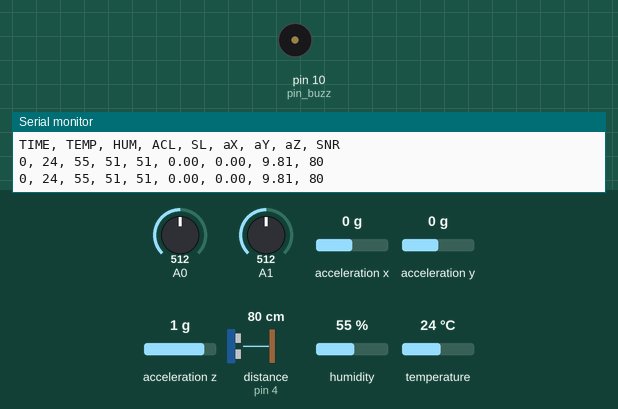
Recording of a sketch running on a simulated Arduino Uno, built with avr-gcc and run on an emulated ATmega328P. On the bench: buzzer (waves = sounding), the last lines printed to the serial monitor. Wiring (inferred from the names in the program): ultrasonic range finder: trigger pin 3; echo pin 4. The inputs (shaded band) are chosen by the test bench; at power-on: distance to the obstacle (sensor on pin 4) 80 cm, A0 = 512, A1 = 512, acceleration x 0 g, acceleration y 0 g, acceleration z 1 g, humidity 55 %, temperature 24 °C. The echo pulse lasts 58.3 µs per cm; storage starts empty.

Above: at 1.3 s.
1.4 s: distance to the obstacle (sensor on pin 4) set to 34 cm
4.5 s: distance to the obstacle (sensor on pin 4) set to 29 cm
At 4.63 s:
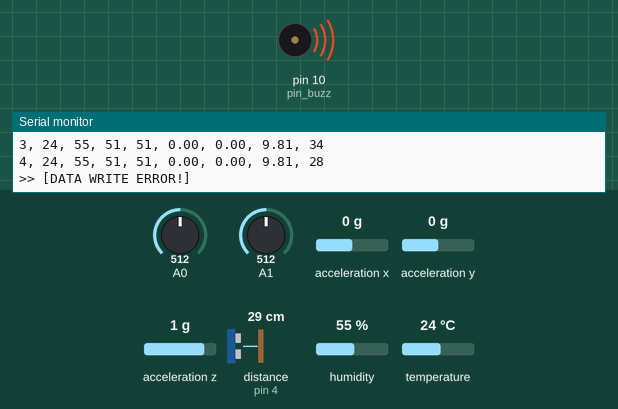
Timing chart, 0 to 13.6 s (numbered marks = the images above; inputs shaded):
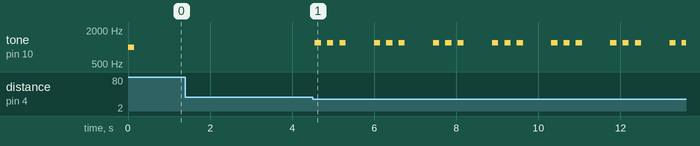

Measured:
- the behaviour switches between 32 and 31 cm on distance to the obstacle (sensor on pin 4) (found by bisection; images 0 and 1)
- after the input at 4.5 s, tone on pin 10 (pin_buzz): silent → 1200 Hz after 0.06 s, then repeats every 1.4 s: 2 × (silent 0.15 s, 1200 Hz 0.15 s), silent 0.69 s, 1200 Hz 0.15 s

The sketch:

remoteSensorBoard-2018v2.ino
```cpp
//	2018 Daniel Strebkov
//
//	https://gitlab.com/maddsua/

// This version uses SD card to store data. No realtime transmissions

#include <dht11.h>
dht11 DHT;
#define DHT11_PIN 2

#include <Wire.h>
#include <Adafruit_Sensor.h>
#include <Adafruit_ADXL345_U.h>
Adafruit_ADXL345_Unified accel = Adafruit_ADXL345_Unified(12345);

#include <SPI.h>
#include <SD.h>
int PIN_CHIP_SELECT = 5;

int pin_buzz = 10;
int pin_air = (A0);
int pin_smoke = (A1);
int echoPin = 4;
int trigPin = 3;

String startmsg = ">> [black box initialized]\nTIME, TEMP, HUM, ACL, SL, aX, aY, aZ, SNR";
String dwr = ">> [DATA WRITE ERROR!]";

void setup() {
  Serial.begin(9600);

  //pin modes
  pinMode(pin_buzz, OUTPUT);
  pinMode(10, OUTPUT);
  pinMode(trigPin, OUTPUT);
  pinMode(echoPin, INPUT);

  accel.begin();
  accel.setRange(ADXL345_RANGE_16_G);

  //beep soung notification
  tone(pin_buzz, 980);
  delay(150);
  noTone(pin_buzz);
  digitalWrite(pin_buzz, LOW);
  Serial.println(startmsg);
  //writing data legend to sd card
  SD.begin(PIN_CHIP_SELECT);
  File dataFile = SD.open("flog.csv", FILE_WRITE);
  if (dataFile) {
    dataFile.println(startmsg);
    dataFile.close();
  }
  else {
    Serial.println(dwr);
  }

}

void loop() {

  int worktime = millis()/1000;

  //dht11
  DHT.read(DHT11_PIN);
  int hum = (DHT.humidity);
  int temp = (DHT.temperature);

  //analog sensors read
  int airclean = analogRead(pin_air)/10;
  int smokelevel = analogRead(pin_smoke)/10;

  //accelerometer
  sensors_event_t event;
  accel.getEvent(&event);
  float accelx = (event.acceleration.x);
  float accely = (event.acceleration.y);
  float accelz = (event.acceleration.z);

  //sonar distanse
  digitalWrite(trigPin, LOW);
  delayMicroseconds(2);
  digitalWrite(trigPin, HIGH);
  delayMicroseconds(10);
  digitalWrite(trigPin, LOW);
  int dist = pulseIn(echoPin, HIGH)/58;

  //creating string log
  String writetelemetry = String(worktime)+", "+String(temp)+", "+String(hum)+", "+String(airclean)+", "+String(smokelevel)+", "+String(accelx)+", "+String(accely)+", "+String(accelz)+", "+String(dist);


  Serial.println(writetelemetry);

  //write data to sd card
  File dataFile = SD.open("flog.csv", FILE_WRITE);
  if (dataFile) {
    dataFile.println(writetelemetry);
    dataFile.close();
    digitalWrite(pin_buzz, LOW);
  }
  else {
    Serial.println(dwr);
    tone(pin_buzz, 900);
    delay(150);
    noTone(pin_buzz);
    delay(150);
    tone(pin_buzz, 900);
    delay(150);
    noTone(pin_buzz);
    digitalWrite(pin_buzz, LOW);
  }

    if (dist > 30) {
    digitalWrite(pin_buzz, LOW);
  }
  else {
    Serial.println(dwr);
    tone(pin_buzz, 1200);
    delay(150);
    noTone(pin_buzz);
    delay(150);
    tone(pin_buzz, 1200);
    delay(150);
    noTone(pin_buzz);
    delay(150);
    tone(pin_buzz, 1200);
    delay(150);
    noTone(pin_buzz);
    delay(150);
    digitalWrite(pin_buzz, LOW);
  }


  delay(500);


//-------------
}
```
